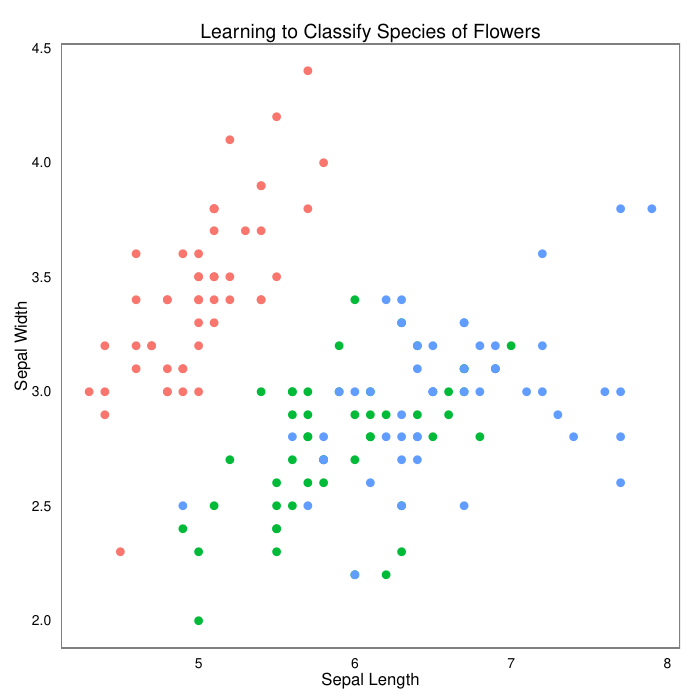

The script that saved this image:
#knn <- read.csv("knn.csv")

data(iris)
knn <- iris

p <- ggplot(knn, aes(x = Sepal.Length, y = Sepal.Width, color = factor(Species))) +
  geom_point(size = 3) +
  xlab("Sepal Length") +
  ylab("Sepal Width") +
  ggtitle("Learning to Classify Species of Flowers") +
  theme_bw() +
  theme(panel.grid.major = element_blank()) +
  theme(panel.grid.minor = element_blank()) +
  theme(panel.background = element_blank()) +
  theme(axis.ticks = element_blank()) +
  theme(legend.position = "none")
print(p)
ggsave("knn.pdf", height = 7, width = 7)

p <- ggplot(knn, aes(x = Sepal.Length, y = Sepal.Width, color = factor(Species))) +
  geom_point(size = 3) +
  xlab("Sepal Length") +
  ylab("Sepal Width") +
  ggtitle("Learning to Classify Species of Flowers") +
  theme_bw() +
  theme(panel.grid.major = element_blank()) +
  theme(panel.grid.minor = element_blank()) +
  theme(panel.background = element_blank()) +
  theme(axis.ticks = element_blank()) +
  theme(legend.position = "none") +
  annotation_custom(grob=circleGrob(r=unit(0.75,"npc")), xmin=5, xmax=6.5, ymin=2, ymax=3) +
  annotation_custom(grob=circleGrob(r=unit(0.75,"npc")), xmin=6.5, xmax=8, ymin=2.75, ymax=3.75) +
  annotation_custom(grob=circleGrob(r=unit(0.75,"npc")), xmin=4.5, xmax=6, ymin=3.25, ymax=4.25)
print(p)
ggsave("knn_borders.pdf", height = 7, width = 7)
